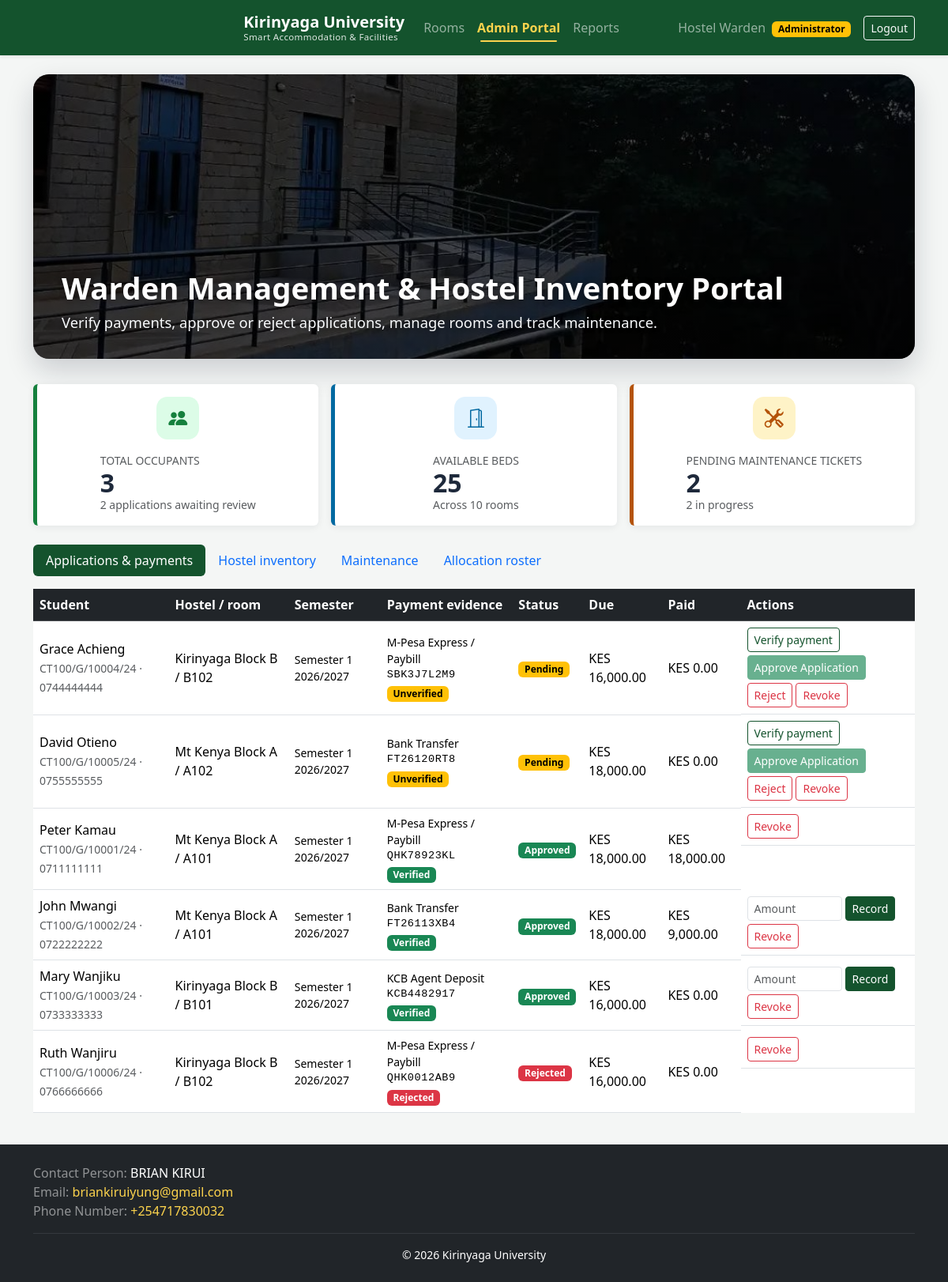
Page /admin_dashboard.php (signed in) on the committed database.
### tables this page shows
CREATE TABLE applications (
  application_id INT AUTO_INCREMENT PRIMARY KEY,
  user_id INT NOT NULL,
  room_id INT NOT NULL,
  semester VARCHAR(30) NOT NULL,
  status ENUM('Pending','Approved','Rejected') NOT NULL DEFAULT 'Pending',
  amount_due DECIMAL(10,2) NOT NULL,
  amount_paid DECIMAL(10,2) NOT NULL DEFAULT 0,
  payment_method ENUM('M-Pesa Express / Paybill','Bank Transfer','KCB Agent Deposit') NULL,
  payment_reference VARCHAR(20) NULL,
  payment_status ENUM('Unverified','Verified','Rejected') NOT NULL DEFAULT 'Unverified',
  rejection_reason VARCHAR(255) NULL,
  applied_at TIMESTAMP NOT NULL DEFAULT CURRENT_TIMESTAMP,
  decided_at TIMESTAMP NULL DEFAULT NULL,
  KEY idx_applications_room_status (room_id, status),
  CONSTRAINT fk_applications_user FOREIGN KEY (user_id) REFERENCES users(user_id) ON DELETE CASCADE,
  CONSTRAINT fk_applications_room FOREIGN KEY (room_id) REFERENCES rooms(room_id) ON DELETE RESTRICT
);

CREATE TABLE users (
  user_id INT AUTO_INCREMENT PRIMARY KEY,
  reg_no VARCHAR(20) NOT NULL UNIQUE,
  full_name VARCHAR(100) NOT NULL,
  email VARCHAR(120) NOT NULL UNIQUE,
  phone CHAR(10) NOT NULL,
  gender ENUM('Male','Female') NOT NULL,
  password_hash VARCHAR(255) NOT NULL,
  role ENUM('student','admin') NOT NULL DEFAULT 'student',
  created_at TIMESTAMP NOT NULL DEFAULT CURRENT_TIMESTAMP
);

CREATE TABLE hostels (
  hostel_id INT AUTO_INCREMENT PRIMARY KEY,
  name VARCHAR(80) NOT NULL UNIQUE,
  gender ENUM('Male','Female','Mixed') NOT NULL,
  location VARCHAR(120) NOT NULL,
  fee_per_semester DECIMAL(10,2) NOT NULL CHECK (fee_per_semester >= 0),
  image VARCHAR(120) NULL
);

CREATE TABLE rooms (
  room_id INT AUTO_INCREMENT PRIMARY KEY,
  hostel_id INT NOT NULL,
  room_number VARCHAR(10) NOT NULL,
  capacity TINYINT UNSIGNED NOT NULL CHECK (capacity BETWEEN 1 AND 8),
  status ENUM('Available','Maintenance') NOT NULL DEFAULT 'Available',
  amenities VARCHAR(255) NOT NULL DEFAULT '',
  UNIQUE KEY uq_room (hostel_id, room_number),
  CONSTRAINT fk_room_hostel FOREIGN KEY (hostel_id) REFERENCES hostels(hostel_id) ON DELETE CASCADE
);

### admin_dashboard.php (the view, shortened to what this page needs)
<?php
require_once __DIR__ . '/auth_check.php';
try {
    $stats = $conn->query("SELECT
            (SELECT COUNT(*) FROM applications WHERE status = 'Approved') AS occupants,
            (SELECT COUNT(*) FROM applications WHERE status = 'Pending') AS pending_apps,
            (SELECT COUNT(*) FROM maintenance_tickets WHERE status = 'Pending') AS pending_tickets,
            (SELECT COUNT(*) FROM maintenance_tickets WHERE status = 'In Progress') AS progress_tickets")->fetch_assoc();
    $rooms = fetch_rooms($conn);
    $applications = $conn->query("SELECT a.application_id, a.semester, a.status, a.amount_due, a.amount_paid, a.applied_at,
            a.payment_method, a.payment_reference, a.payment_status, a.rejection_reason,
            u.reg_no, u.full_name, u.phone, r.room_number, h.name AS hostel
        FROM applications a
        JOIN users u ON u.user_id = a.user_id
        JOIN rooms r ON r.room_id = a.room_id
        JOIN hostels h ON h.hostel_id = r.hostel_id
        ORDER BY FIELD(a.status, 'Pending', 'Approved', 'Rejected'), a.applied_at DESC")->fetch_all(MYSQLI_ASSOC);
} catch (mysqli_sql_exception $ex) {
    error_log($ex->getMessage());
    exit('Could not load the admin portal. Please try again later.');
}
$availableBeds = (int)array_sum(array_map('room_free_beds', $rooms));
require __DIR__ . '/header.php';
?>
<div class="row g-3 mb-4">
  <div class="col-md-4">
    <div class="card kpi-card accent-green p-3 h-100">
      <div class="kpi-icon"><i class="bi bi-people-fill" aria-hidden="true"></i></div>
      <div>
        <div class="small text-uppercase text-muted">Total occupants</div>
        <div class="kpi-value"><?= (int)$stats['occupants'] ?></div>
        <div class="small text-muted"><?= (int)$stats['pending_apps'] ?> applications awaiting review</div>
      </div>
    </div>
  </div>
  <div class="col-md-4">
    <div class="card kpi-card accent-blue p-3 h-100">
      <div class="kpi-icon"><i class="bi bi-door-open" aria-hidden="true"></i></div>
      <div>
        <div class="small text-uppercase text-muted">Available beds</div>
        <div class="kpi-value"><?= $availableBeds ?></div>
        <div class="small text-muted">Across <?= count($rooms) ?> rooms</div>
      </div>
    </div>
  </div>
  <div class="col-md-4">
    <div class="card kpi-card accent-amber p-3 h-100">
      <div class="kpi-icon"><i class="bi bi-tools" aria-hidden="true"></i></div>
      <div>
        <div class="small text-uppercase text-muted">Pending maintenance tickets</div>
        <div class="kpi-value"><?= (int)$stats['pending_tickets'] ?></div>
        <div class="small text-muted"><?= (int)$stats['progress_tickets'] ?> in progress</div>
      </div>
    </div>
  </div>
</div>
<ul class="nav nav-pills mb-3 flex-wrap" role="tablist">
  <li class="nav-item" role="presentation"><button class="nav-link active" data-bs-toggle="pill" data-bs-target="#bookingsPane" type="button" role="tab">Applications &amp; payments</button></li>
  <li class="nav-item" role="presentation"><button class="nav-link" data-bs-toggle="pill" data-bs-target="#inventoryPane" type="button" role="tab">Hostel inventory</button></li>
  <li class="nav-item" role="presentation"><button class="nav-link" data-bs-toggle="pill" data-bs-target="#ticketsPane" type="button" role="tab">Maintenance</button></li>
  <li class="nav-item" role="presentation"><button class="nav-link" data-bs-toggle="pill" data-bs-target="#rosterPane" type="button" role="tab">Allocation roster</button></li>
</ul>
<div class="tab-content">
  <div class="tab-pane fade show active" id="bookingsPane" role="tabpanel">
    <div class="table-responsive">
      <table class="table bg-white align-middle">
        <thead class="table-dark">
          <tr><th>Student</th><th>Hostel / room</th><th>Semester</th><th>Payment evidence</th><th>Status</th><th>Due</th><th>Paid</th><th>Actions</th></tr>
        </thead>
        <tbody>
          <?php foreach ($applications as $application): ?>
            <?php
              $applicationId = (int)$application['application_id'];
              $isPending = $application['status'] === 'Pending';
              $isApproved = $application['status'] === 'Approved';
              $paymentVerified = $application['payment_status'] === 'Verified';
              $balance = (float)$application['amount_due'] - (float)$application['amount_paid'];
            ?>
            <tr>
              <td>
                <?= e($application['full_name']) ?><br>
                <small class="text-muted"><?= e($application['reg_no']) ?> &middot; <?= e($application['phone']) ?></small>
              </td>
              <td><?= e($application['hostel'] . ' / ' . $application['room_number']) ?></td>
              <td class="small"><?= e($application['semester']) ?></td>
              <td>
                <?php if ($application['payment_method']): ?>
                  <div class="small"><?= e($application['payment_method']) ?></div>
                  <div class="evidence-code"><?= e($application['payment_reference']) ?></div>
                <?php else: ?>
                  <span class="small text-muted">No evidence</span>
                <?php endif; ?>
                <span class="badge text-bg-<?= e(status_class((string)$application['payment_status'])) ?> mt-1"><?= e($application['payment_status']) ?></span>
              </td>
              <td><span class="badge text-bg-<?= e(status_class((string)$application['status'])) ?>"><?= e($application['status']) ?></span></td>
              <td><?= e(money($application['amount_due'])) ?></td>
              <td><?= e(money($application['amount_paid'])) ?></td>
              <td class="d-flex flex-wrap gap-1 align-items-start">
                <?php if ($isPending): ?>
                  <?php if ($application['payment_status'] === 'Unverified'): ?>
                    <form method="post" action="admin_dashboard.php">
                      <button class="btn btn-sm btn-outline-primary">Verify payment</button>
                    </form>
                  <?php endif; ?>
                  <form method="post" action="admin_dashboard.php">
                    <button class="btn btn-sm btn-success" <?= $paymentVerified ? '' : 'disabled' ?> title="<?= $paymentVerified ? 'Approve this application' : 'Verify the payment evidence first' ?>">Approve Application</button>
                  </form>
                  <button type="button" class="btn btn-sm btn-outline-danger" data-bs-toggle="modal" data-bs-target="#rejectModal<?= $applicationId ?>">Reject</button>
                <?php endif; ?>
                <?php if ($isApproved && $balance > 0): ?>
                  <form method="post" action="admin_dashboard.php" class="d-flex gap-1" data-validate novalidate>
                    <input name="amount" class="form-control form-control-sm" style="max-width:120px" placeholder="Amount" aria-label="Payment amount" data-rule="money">
                    <button class="btn btn-sm btn-primary">Record</button>
                  </form>
                <?php endif; ?>
                <form method="post" action="admin_dashboard.php" data-confirm="Revoke this application and free any bed it holds?">
                  <button class="btn btn-sm btn-outline-danger">Revoke</button>
                </form>
              </td>
            </tr>
          <?php endforeach; ?>
        </tbody>
      </table>
    </div>
  </div>
</div>
<?php require __DIR__ . '/footer.php'; ?>

### style.css (style rules this page uses)
:root { --kyu-green-dark: #0f3f22; --kyu-green: #14532d; --kyu-green-light: #15803d; --kyu-gold: #f59e0b; --kyu-gold-soft: #fcd34d; --kyu-surface: #f4f6f5; --kyu-ink: #1e293b; --kyu-radius: 1.1rem; }
html { scroll-behavior: smooth; }
body { display: flex; flex-direction: column; min-height: 100vh; background: var(--kyu-surface); color: var(--kyu-ink); }
[id] { scroll-margin-top: 90px; }
.btn-primary { --bs-btn-bg: var(--kyu-green); --bs-btn-border-color: var(--kyu-green); --bs-btn-hover-bg: var(--kyu-green-dark); --bs-btn-hover-border-color: var(--kyu-green-dark); --bs-btn-active-bg: var(--kyu-green-dark); --bs-btn-active-border-color: var(--kyu-green-dark); --bs-btn-disabled-bg: var(--kyu-green); --bs-btn-disabled-border-color: var(--kyu-green); --bs-btn-focus-shadow-rgb: 20, 83, 45; }
.btn-outline-primary { --bs-btn-color: var(--kyu-green); --bs-btn-border-color: var(--kyu-green); --bs-btn-hover-bg: var(--kyu-green); --bs-btn-hover-border-color: var(--kyu-green); --bs-btn-active-bg: var(--kyu-green); --bs-btn-active-border-color: var(--kyu-green); --bs-btn-focus-shadow-rgb: 20, 83, 45; }
.nav-pills { --bs-nav-pills-link-active-bg: var(--kyu-green); }
.card { border: 0; box-shadow: 0 2px 10px rgba(15, 23, 42, .07); }
.table thead th { white-space: nowrap; }
.kpi-card { display: flex; align-items: center; gap: 1rem; border-left: 5px solid var(--accent); }
.kpi-card.accent-green { --accent: #15803d; --accent-soft: #dcfce7; }
.kpi-card.accent-blue { --accent: #0369a1; --accent-soft: #e0f2fe; }
.kpi-card.accent-amber { --accent: #b45309; --accent-soft: #fef3c7; }
.kpi-icon { display: inline-flex; flex: 0 0 auto; align-items: center; justify-content: center; width: 54px; height: 54px; border-radius: 14px; background: var(--accent-soft); color: var(--accent); font-size: 1.5rem; }
.kpi-value { font-size: 2rem; font-weight: 800; line-height: 1.1; color: var(--kyu-ink); }
.evidence-code { font-family: ui-monospace, SFMono-Regular, Menlo, Consolas, monospace; font-size: .85rem; letter-spacing: .04em; white-space: nowrap; }

### rows in the picture
applications: user.full_name "Grace Achieng", user.reg_no "CT100/G/10004/24", user.phone "0744444444", hostels.name "Kirinyaga Block B / B102", semester "Semester 1 2026/2027", payment_method "M-Pesa Express / Paybill", payment_reference "SBK3J7L2M9", payment_status "Unverified", status "Pending", amount_due "KES 16,000.00", amount_paid "KES 0.00"
applications: user.full_name "David Otieno", user.reg_no "CT100/G/10005/24", user.phone "0755555555", hostels.name "Mt Kenya Block A / A102", semester "Semester 1 2026/2027", payment_method "Bank Transfer", payment_reference "FT26120RT8", payment_status "Unverified", status "Pending", amount_due "KES 18,000.00", amount_paid "KES 0.00"
applications: user.full_name "Peter Kamau", user.reg_no "CT100/G/10001/24", user.phone "0711111111", hostels.name "Mt Kenya Block A / A101", semester "Semester 1 2026/2027", payment_method "M-Pesa Express / Paybill", payment_reference "QHK78923KL", payment_status "Verified", status "Approved", amount_due "KES 18,000.00", amount_paid "KES 18,000.00"
applications: user.full_name "John Mwangi", user.reg_no "CT100/G/10002/24", user.phone "0722222222", hostels.name "Mt Kenya Block A / A101", semester "Semester 1 2026/2027", payment_method "Bank Transfer", payment_reference "FT26113XB4", payment_status "Verified", status "Approved", amount_due "KES 18,000.00", amount_paid "KES 9,000.00"
applications: user.full_name "Mary Wanjiku", user.reg_no "CT100/G/10003/24", user.phone "0733333333", hostels.name "Kirinyaga Block B / B101", semester "Semester 1 2026/2027", payment_method "KCB Agent Deposit", payment_reference "KCB4482917", payment_status "Verified", status "Approved", amount_due "KES 16,000.00", amount_paid "KES 0.00"
applications: user.full_name "Ruth Wanjiru", user.reg_no "CT100/G/10006/24", user.phone "0766666666", hostels.name "Kirinyaga Block B / B102", semester "Semester 1 2026/2027", payment_method "M-Pesa Express / Paybill", payment_reference "QHK0012AB9", payment_status "Rejected", status "Rejected", amount_due "KES 16,000.00", amount_paid "KES 0.00"

### other values in the picture
KYU_NAME "Kirinyaga University"
$linkLabel "Rooms"
$linkLabel "Admin Portal"
$linkLabel "Reports"
$_SESSION['full_name'] "Hostel Warden"
$title "Warden Management & Hostel Inventory Portal"
$subtitle "Verify payments, approve or reject applications, manage rooms and track maintenance."
$stats['occupants'] "3"
$stats['pending_apps'] "2"
$availableBeds "25"
count($rooms) "10"
$stats['pending_tickets'] "2"
$stats['progress_tickets'] "2"
